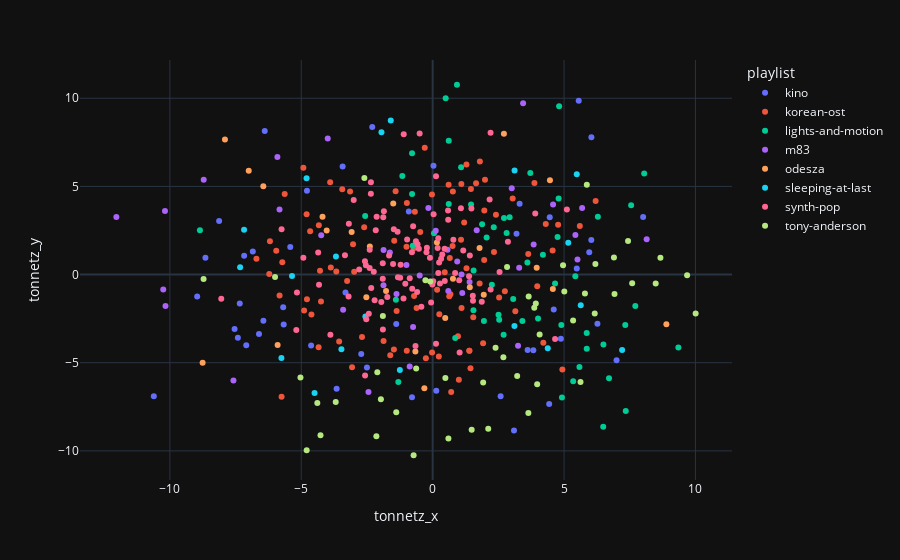

Notebook source saved alongside this figure:
### Markdown cell above
### Tonnetz Distances

Clustering here looks the weakest compared to the first two which could be attributed to its high dimensionality and ability to capture subtler nuances, but it still manages to roughly group songs by playlist and key signature at first glance.

### Code cell
tonnetz_fig = px.scatter(dataset, x='tonnetz_x', y='tonnetz_y', color='playlist', hover_data=config.metadata_columns)
tonnetz_fig.write_image(config.image_dir + '/tonnetz-mds.png', width=1000, scale=2)
tonnetz_fig

### Figure 1 — Plotly figure (JSON) as saved in the notebook; plotly's stock layout.template omitted (floating-point values rounded to 4 significant figures; data arrays with more than 128 entries replaced by an {"elided": "..."} marker saying what was removed)
{"data": [{"customdata": {"elided": "47x3 str values"}, "hovertemplate": "playlist=%{customdata[2]}<br>tonnetz_x=%{x}<br>tonnetz_y=%{y}<br>song_name=%{customdata[0]}<br>artist=%{customdata[1]}<extra></extra>", "legendgroup": "kino", "marker": {"color": "#636efa", "symbol": "circle"}, "mode": "markers", "name": "kino", "orientation": "v", "showlegend": true, "x": [-2.718, 3.19, -6.845, 8.01, -2.299, -10.61, -6.391, -8.962, 0.03073, 2.586, -7.538, -6.609, -5.67, 3.831, 4.879, -7.094, -7.341, 0.138, 6.041, 5.959, 6.037, -5.418, -3.656, 4.607, -5.688, 4.455, -8.126, -8.647, 6.998, 3.613, 3.309, 5.484, -1.386, -0.9079, -3.426, -4.625, -2.502, -0.7856, 5.558, -7.174, 6.27, -7.413, -6.442, 3.095, 4.435, -3.317, -4.785], "xaxis": "x", "y": [-4.5, 2.314, 1.313, 3.263, 8.367, -6.908, 8.149, -1.239, 6.172, -6.9, -3.093, -3.373, -2.83, -4.287, -3.641, -4.003, -1.646, -6.584, 7.788, 1.272, 1.954, 1.569, -6.475, -1.984, -1.85, 3.256, 3.036, 0.9521, -4.861, -4.28, 4.013, 0.3391, -2.805, 3.575, 6.131, -4.025, -5.27, -6.961, 9.853, 1.062, -2.795, -3.589, -2.615, -8.848, -7.345, -1.02, 4.747], "yaxis": "y", "type": "scatter"}, {"customdata": {"elided": "95x3 str values"}, "hovertemplate": "playlist=%{customdata[2]}<br>tonnetz_x=%{x}<br>tonnetz_y=%{y}<br>song_name=%{customdata[0]}<br>artist=%{customdata[1]}<extra></extra>", "legendgroup": "korean-ost", "marker": {"color": "#EF553B", "symbol": "circle"}, "mode": "markers", "name": "korean-ost", "orientation": "v", "showlegend": true, "x": [-1.372, -4.662, 1.092, 1.396, 1.396, 0.1687, -0.9827, -4.341, 1.456, -3.668, -0.0264, -1.613, -0.7085, -6.707, -0.259, 0.9968, -4.331, -4.613, -0.02188, -4.784, 1.96, 0.2541, 5.601, 1.92, -4.92, -0.9856, -2.607, -6.218, 1.797, 1.545, -5.63, 3.638, 0.6306, 0.2348, -4.892, -3.144, 0.6074, 1.198, 3.872, 4.304, 1.652, 1.08, 4.212, 1.288, -3.256, -3.559, 3.979, 2.333, -0.6114, 0.964, -3.441, 4.936, 2.747, -1.411, -5.827, 0.7044, -4.25, -0.3004, -3.03, 1.285, -0.9966, -0.6779, -3.901, 2.529, 3.146, 4.566, -5.951, 0.6761, 1.099, 1.965, 4.774, -4.798, -3.068, -1.463, 1.786, 2.408, 3.044, -2.689, -5.749, 0.6519, 0.7688, -4.287, -2.988, -6.193, 0.4591, -0.722, -3.876, -0.4725, 1.991, 1.439, -1.869, -5.722, -1.475, 0.7578, 6.202], "xaxis": "x", "y": [-2.065, 2.461, 5.139, -4.327, -4.327, -0.8637, 4.052, -4.127, 4.854, 0.1742, 4.536, -4.582, -1.211, 0.8942, -4.746, -5.967, 2.797, -2.269, -4.425, -1.401, 0.8274, -2.255, 2.759, -3.9, 6.057, -4.323, 2.69, 0.03612, 6.414, -2.419, 4.564, 1.173, -1.227, -4.648, -2.035, 4.71, 5.096, 2.956, 5.195, 2.875, 5.185, 1.981, -3.861, 0.3543, -0.3632, -3.793, -0.6674, 1.282, -1.902, -3.505, 4.841, -5.377, -0.9416, 4.731, -1.187, -6.653, -1.533, 7.188, 1.724, 6.239, 1.573, 3.56, 5.236, -1.302, -2.078, 1.362, 1.356, -1.115, -1.896, 3.629, 2.83, 3.421, -5.26, 1.915, -0.5026, 3.399, 4.315, -3.536, -6.933, 0.946, 4.706, 0.2151, 0.1594, 1.89, 0.1304, 1.493, 0.4034, 2.411, 5.383, -5.307, -3.768, 0.7041, -4.243, 1.614, 4.165], "yaxis": "y", "type": "scatter"}, {"customdata": {"elided": "56x3 str values"}, "hovertemplate": "playlist=%{customdata[2]}<br>tonnetz_x=%{x}<br>tonnetz_y=%{y}<br>song_name=%{customdata[0]}<br>artist=%{customdata[1]}<extra></extra>", "legendgroup": "lights-and-motion", "marker": {"color": "#00cc96", "symbol": "circle"}, "mode": "markers", "name": "lights-and-motion", "orientation": "v", "showlegend": true, "x": [5.348, 4.92, 2.814, 6.49, 1.558, 7.712, -0.7842, 2.053, -1.154, 7.349, 9.351, 2.253, -0.7832, 5.863, 3.414, 2.325, 1.552, 3.605, 1.882, 8.049, 4.792, 6.498, 5.862, 7.33, 0.4953, -8.857, -2.569, 0.04978, 4.897, 2.532, 4.658, 0.9241, 1.083, 1.951, 5.43, 4.812, 1.461, 0.8581, 2.713, 0.6114, 2.507, 4.754, 4.196, 6.287, 6.711, 4.01, 2.701, 3.065, -0.7554, 7.553, 2.928, 5.586, -1.399, -1.307, 3.715, 0.6117], "xaxis": "x", "y": [-6.045, -6.976, 2.358, -8.638, 0.2254, -1.785, 6.88, 2.104, 5.588, -7.735, -4.13, -0.5743, 4.562, -4.213, -2.627, 2.685, -2.022, 0.6784, 2.847, 5.733, 4.312, -3.973, -3.307, -2.865, 10.0, 2.515, 3.322, 2.338, -2.86, -2.562, -0.5005, 10.77, 6.08, -2.63, -0.09964, 9.542, 3.976, -3.604, 3.211, 4.005, -2.275, 2.131, 1.128, 3.281, -5.874, -2.488, -3.41, -1.382, 1.634, 3.928, 3.247, -5.236, -1.428, -6.087, 5.76, 7.596], "yaxis": "y", "type": "scatter"}, {"customdata": [["Another Wave from You", "M83", "m83"], ["Claudia Lewis", "M83", "m83"], ["Echoes of Mine", "M83", "m83"], ["Fountains", "M83", "m83"], ["Intro", "M83", "m83"], ["Klaus I Love You", "M83", "m83"], ["Midnight City", "M83", "m83"], ["My Tears Are Becoming a Sea", "M83", "m83"], ["New Map", "M83", "m83"], ["Ok Pal", "M83", "m83"], ["Outro", "M83", "m83"], ["Raconte-moi une histoire", "M83", "m83"], ["Reunion", "M83", "m83"], ["Soon, My Friend", "M83", "m83"], ["Splendor", "M83", "m83"], ["Steve Mcqueen", "M83", "m83"], ["This Bright Flash", "M83", "m83"], ["Train to Pluton", "M83", "m83"], ["Wait", "M83", "m83"], ["When Will You Come Home", "M83", "m83"], ["Where the Boats Go", "M83", "m83"], ["Year One, One Ufo", "M83", "m83"], ["Ashes of Our Fathers", "M83", "m83"], ["Canyon Battle", "M83", "m83"], ["Earth 2077", "M83", "m83"], ["Fearful Odds", "M83", "m83"], ["I'm Sending You Away", "M83", "m83"], ["Jack's Dream", "M83", "m83"], ["Losing Control", "M83", "m83"], ["Odyssey Rescue", "M83", "m83"], ["Radiation Zone", "M83", "m83"], ["Raven Rock", "M83", "m83"], ["StarWaves", "M83", "m83"], ["Tech 49", "M83", "m83"], ["Temples of Our Gods", "M83", "m83"], ["Undimmed by Time, Unbound by Death", "M83", "m83"], ["Waking Up", "M83", "m83"], ["You Can't Save Her", "M83", "m83"], ["Oblivion", "M83", "m83"]], "hovertemplate": "playlist=%{customdata[2]}<br>tonnetz_x=%{x}<br>tonnetz_y=%{y}<br>song_name=%{customdata[0]}<br>artist=%{customdata[1]}<extra></extra>", "legendgroup": "m83", "marker": {"color": "#ab63fa", "symbol": "circle"}, "mode": "markers", "name": "m83", "orientation": "v", "showlegend": true, "x": [-10.19, 0.5951, 1.098, -5.909, -4.241, 3.441, 0.5657, -3.992, 0.1172, -1.869, 5.688, -1.377, 0.9344, 3.249, 3.009, 1.675, 3.843, 1.126, 4.582, -12.04, -8.714, -0.1635, -1.629, -0.4938, 1.405, -3.407, 8.144, -10.25, 3.292, -0.9972, -1.872, -7.581, -2.443, 5.511, -0.8739, -10.17, -0.7453, -5.828, 5.431], "xaxis": "x", "y": [3.611, -0.9304, -0.0005801, 6.672, 2.224, 9.723, 1.41, 7.72, 2.491, 1.394, 3.774, -1.109, 0.7357, -4.037, 4.898, 2.51, 1.7, -1.044, 3.98, 3.268, 5.376, 3.782, 1.249, -0.05526, -0.4196, -1.999, 2.002, -0.8483, 0.3869, 0.5444, -0.5988, -6.01, -6.661, 0.8613, -5.208, -1.779, -2.974, 3.695, 2.249], "yaxis": "y", "type": "scatter"}, {"customdata": [["A Moment Apart", "ODESZA", "odesza"], ["Across The Room (feat. Leon Bridges)", "ODESZA", "odesza"], ["Boy", "ODESZA", "odesza"], ["Corners Of The Earth (feat. RY X)", "ODESZA", "odesza"], ["Divide (feat. Kelsey Bulkin)", "ODESZA", "odesza"], ["Everything At Your Feet (feat. The Chamanas)", "ODESZA", "odesza"], ["Falls (feat. Sasha Alex Sloan)", "ODESZA", "odesza"], ["Falls (Reprise) (feat. Sasha Alex Sloan)", "ODESZA", "odesza"], ["Falls (Reprise) - Instrumental", "ODESZA", "odesza"], ["Higher Ground (feat. Naomi Wild)", "ODESZA", "odesza"], ["Higher Ground (Reprise) (feat. Naomi Wild)", "ODESZA", "odesza"], ["Higher Ground (Reprise) - Instrumental", "ODESZA", "odesza"], ["Intro", "ODESZA", "odesza"], ["It’s Only (feat. Zyra) - ODESZA VIP Remix", "ODESZA", "odesza"], ["Just A Memory (feat. Regina Spektor)", "ODESZA", "odesza"], ["La Ciudad", "ODESZA", "odesza"], ["Late Night", "ODESZA", "odesza"], ["Line Of Sight (feat. WYNNE & Mansionair)", "ODESZA", "odesza"], ["Line Of Sight (Reprise) (feat. WYNNE & Mansionair)", "ODESZA", "odesza"], ["Line Of Sight (Reprise) - Instrumental", "ODESZA", "odesza"], ["Loyal", "ODESZA", "odesza"], ["Memories That You Call (feat. Monsoonsiren) - ODESZA & Golden Features VIP Remix", "ODESZA", "odesza"], ["Meridian", "ODESZA", "odesza"], ["Show Me", "ODESZA", "odesza"], ["Thin Floors And Tall Ceilings", "ODESZA", "odesza"]], "hovertemplate": "playlist=%{customdata[2]}<br>tonnetz_x=%{x}<br>tonnetz_y=%{y}<br>song_name=%{customdata[0]}<br>artist=%{customdata[1]}<extra></extra>", "legendgroup": "odesza", "marker": {"color": "#FFA15A", "symbol": "circle"}, "mode": "markers", "name": "odesza", "orientation": "v", "showlegend": true, "x": [-0.6579, -4.034, 1.414, 2.711, 1.944, 0.7726, -3.084, -4.192, -6.445, -2.391, -7.0, -7.904, 0.1619, 3.959, 8.894, 4.574, 1.784, -2.524, -5.9, -8.755, -1.5, 0.4784, -1.774, 4.463, -0.3161], "xaxis": "x", "y": [-4.369, 2.502, -0.7225, 7.984, -1.146, -0.2359, 2.409, 3.276, 5.002, 1.594, 5.884, 7.667, 1.826, 0.3916, -2.821, -0.8251, 1.506, -1.287, -3.992, -5.003, 4.037, -2.468, -0.93, 5.348, -6.445], "yaxis": "y", "type": "scatter"}, {"customdata": [["April 10, 2019- Powehi - Image of a Black Hole", "Sleeping At Last", "sleeping-at-last"], ["August 12, 2018- Perseid Meteor Shower", "Sleeping At Last", "sleeping-at-last"], ["August 21, 2017- Total Solar Eclipse", "Sleeping At Last", "sleeping-at-last"], ["December 13, 2017- Geminid Meteor Shower", "Sleeping At Last", "sleeping-at-last"], ["December 17, 2018- Farout", "Sleeping At Last", "sleeping-at-last"], ["December 21, 2020- The Great Conjunction", "Sleeping At Last", "sleeping-at-last"], ["December 25, 2021- Webb Space Telescope - Launch", "Sleeping At Last", "sleeping-at-last"], ["February 1, 2023- C2022 E3 - Comet Ztf", "Sleeping At Last", "sleeping-at-last"], ["February 13, 2019- Opportunity - Mission Complete", "Sleeping At Last", "sleeping-at-last"], ["February 18, 2021- Perseverance - Mars Landing", "Sleeping At Last", "sleeping-at-last"], ["January 30, 2020- Spitzer - Final Voyage", "Sleeping At Last", "sleeping-at-last"], ["January 31, 2018- Super Blue Blood Moon", "Sleeping At Last", "sleeping-at-last"], ["July 22, 2020- C  2020 F3 - Comet Neowise", "Sleeping At Last", "sleeping-at-last"], ["July 27, 2018- Total Lunar Eclipse", "Sleeping At Last", "sleeping-at-last"], ["July 4, 2020- Aphelion", "Sleeping At Last", "sleeping-at-last"], ["June 24, 2022- Parade of Planets", "Sleeping At Last", "sleeping-at-last"], ["June 30, 2018- Pds 70b (Birth of a Planet)", "Sleeping At Last", "sleeping-at-last"], ["October 30, 2018- Kepler - Goodnight", "Sleeping At Last", "sleeping-at-last"], ["September 15, 2017- Cassini - The Grand Finale", "Sleeping At Last", "sleeping-at-last"]], "hovertemplate": "playlist=%{customdata[2]}<br>tonnetz_x=%{x}<br>tonnetz_y=%{y}<br>song_name=%{customdata[0]}<br>artist=%{customdata[1]}<extra></extra>", "legendgroup": "sleeping-at-last", "marker": {"color": "#19d3f3", "symbol": "circle"}, "mode": "markers", "name": "sleeping-at-last", "orientation": "v", "showlegend": true, "x": [5.16, -1.949, -7.178, -5.352, 3.111, -3.472, 5.484, -4.494, 3.116, -7.327, 5.634, 7.209, -1.596, -5.756, 4.381, -4.799, -3.68, -2.561, -1.248], "xaxis": "x", "y": [1.805, 8.066, 2.542, -0.07973, -2.914, -4.242, 5.684, -6.723, 5.909, 0.4197, -1.739, -4.279, 8.743, -4.737, -4.18, 5.459, 1.025, -2.375, -5.417], "yaxis": "y", "type": "scatter"}, {"customdata": {"elided": "96x3 str values"}, "hovertemplate": "playlist=%{customdata[2]}<br>tonnetz_x=%{x}<br>tonnetz_y=%{y}<br>song_name=%{customdata[0]}<br>artist=%{customdata[1]}<extra></extra>", "legendgroup": "synth-pop", "marker": {"color": "#FF6692", "symbol": "circle"}, "mode": "markers", "name": "synth-pop", "orientation": "v", "showlegend": true, "x": [-3.189, -1.955, 1.386, 0.03512, 0.2145, -1.041, -0.5745, 0.2771, -0.01085, 0.8548, 5.107, -5.749, -4.357, 2.203, -2.209, 1.026, -3.201, 0.5857, -0.7436, -5.189, -2.338, -1.22, 2.864, -1.321, -5.165, 1.529, -3.892, -3.005, 2.168, -0.8727, -0.4952, -0.637, 1.075, -0.7892, -0.4299, 1.474, -1.478, -1.727, -1.893, 0.7875, 4.658, 2.546, -0.5922, -2.527, -1.101, 0.2143, -4.921, -1.658, -2.167, -1.336, -2.43, 1.536, -2.35, 0.1275, -0.05962, 0.3659, -1.856, -1.899, -2.352, -2.398, -0.6533, -0.2197, -2.572, -1.88, -4.325, -2.133, -1.237, -0.5254, 0.4608, -2.397, -0.9723, 1.869, -8.045, -2.542, -2.241, -2.797, 0.1275, 0.3213, -1.506, -0.2351, -3.338, 2.206, 0.4558, 0.02148, 3.904, 1.164, 0.1887, -2.577, -1.11, -0.1035, 1.415, -0.7794, 1.01, 0.2452, -1.899, 0.5907], "xaxis": "x", "y": [2.878, -1.56, -0.08866, 3.422, 0.08856, -0.5144, 1.715, -0.5106, -0.5683, 0.08591, 3.685, 2.568, 1.257, 8.044, -1.463, -4.423, -1.237, 3.628, 2.736, -3.14, -0.7603, 0.5614, 1.858, -0.1515, -1.012, -1.206, -3.414, 4.229, 4.258, -0.2122, 8.004, 1.892, 3.766, 1.268, -1.828, 3.742, 2.577, -1.266, -3.115, 1.975, -3.658, 0.1439, -0.9865, -2.534, 7.959, 2.066, 0.9499, 1.085, 2.511, 2.424, -2.224, -1.49, 5.239, -3.918, -1.587, 1.137, 3.591, -0.2361, 4.581, 0.3721, -4.047, 1.528, -5.724, 3.252, -0.5712, 3.279, -0.1773, 1.464, -0.3707, 1.403, 1.995, -1.538, -1.377, 0.5221, 0.1553, 0.2937, 5.581, 0.9005, 0.5941, 1.268, 1.094, -0.8434, 1.468, -0.3746, 3.466, 1.368, 1.512, 0.7581, -1.361, 0.9505, 1.088, -0.8099, -0.3242, 0.6828, 0.6394, 3.109], "yaxis": "y", "type": "scatter"}, {"customdata": {"elided": "48x3 str values"}, "hovertemplate": "playlist=%{customdata[2]}<br>tonnetz_x=%{x}<br>tonnetz_y=%{y}<br>song_name=%{customdata[0]}<br>artist=%{customdata[1]}<extra></extra>", "legendgroup": "tony-anderson", "marker": {"color": "#B6E880", "symbol": "circle"}, "mode": "markers", "name": "tony-anderson", "orientation": "v", "showlegend": true, "x": [1.484, 2.831, -8.717, 0.4837, 4.961, 6.193, -0.6278, -4.39, -1.97, 5.866, -4.269, 3.977, 7.435, -2.107, 6.168, 5.011, -4.795, 1.922, -3.689, 6.899, 4.071, 9.683, -5.998, 10.01, 8.668, 3.216, 3.926, 6.92, 5.626, -2.6, 2.115, 3.641, -1.386, -1.894, 0.5992, -0.7254, -2.143, -0.2757, 7.592, 5.795, 2.691, 3.867, 5.344, -0.09413, 2.393, 3.653, 8.487, -5.031], "xaxis": "x", "y": [-8.801, 0.4272, -0.2496, -5.863, 0.5235, 0.5971, -5.321, -7.29, -7.071, 5.098, -9.109, -6.224, 1.91, -5.545, -2.213, -0.9644, -9.966, -6.121, -7.221, 0.9663, -3.4, -0.03701, -0.1412, -2.213, 0.9499, -5.758, -1.644, -1.096, -6.093, 5.475, -8.751, -7.856, -7.805, -2.356, -9.291, -10.25, -9.177, -0.3177, -0.4854, -1.067, -4.69, -1.883, -2.61, -0.3902, -4.155, -1.242, -0.5121, -5.831], "yaxis": "y", "type": "scatter"}], "layout": {"xaxis": {"anchor": "y", "domain": [0.0, 1.0], "title": {"text": "tonnetz_x"}}, "yaxis": {"anchor": "x", "domain": [0.0, 1.0], "title": {"text": "tonnetz_y"}}, "legend": {"title": {"text": "playlist"}, "tracegroupgap": 0}, "margin": {"t": 60}}}
